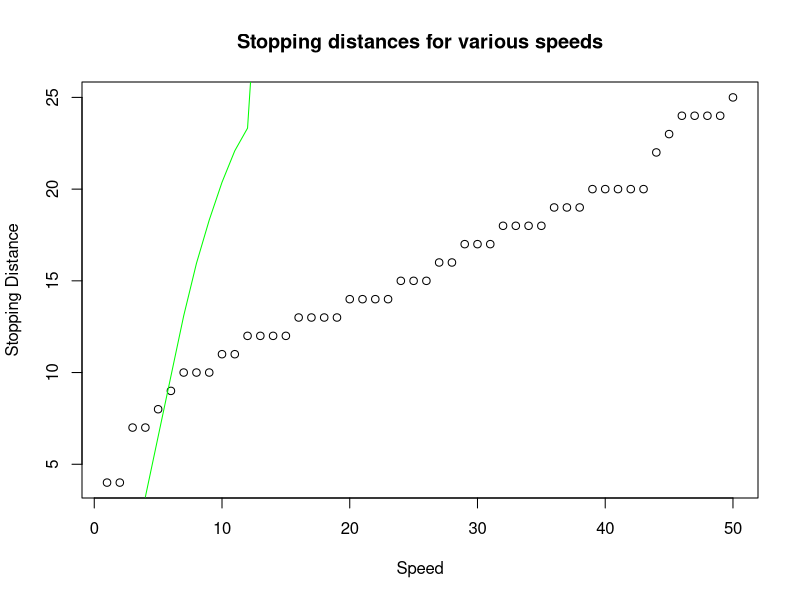

Recreate this plot in R.
## ---- chunk 1
knitr::opts_chunk$set(echo = TRUE)
## ---- chunk 2
library(datasets)
data(cars)
head(cars)
cars.supsmu = supsmu(cars$speed, cars$dist, bass = 0, span = "cv")
cars.supsmu2= supsmu(cars$speed, cars$dist, bass = 0, span = )

# library(ggplot2)
# qplot(x = cars.supsmu$x, y = cars.supsmu$y)
# plot(x = cars.supsmu$x, y = cars.supsmu$y, type = "l", col = "red", main = "Stopping distances for various speeds", xlab = "Speed", ylab = "Stopping Distance")
# lines(x = cars$speed, y = cars$dist, col = "green")
plot(x = cars$speed, y = cars.supsmu$dist, main = "Stopping distances for various speeds", xlab = "Speed", ylab = "Stopping Distance")
lines(x = cars.supsmu$x, y = cars.supsmu$y, col = "green")
legend(5, 90, legend=c("Super Smoothed Cars Data with 'cv' span"),
 col=c("green"), lty=1:1, cex=0.8)
